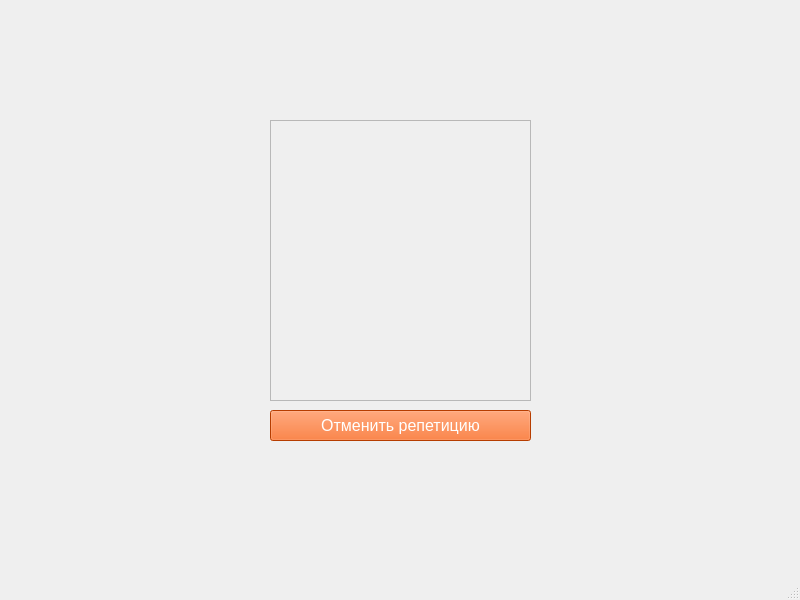
<?xml version="1.0" encoding="UTF-8"?>
<ui version="4.0">
 <class>MainWindow</class>
 <widget class="QMainWindow" name="MainWindow">
  <property name="geometry">
   <rect>
    <x>0</x>
    <y>0</y>
    <width>800</width>
    <height>600</height>
   </rect>
  </property>
  <property name="windowTitle">
   <string>MainWindow</string>
  </property>
  <widget class="QWidget" name="centralwidget">
   <widget class="QPushButton" name="cancel_button">
    <property name="geometry">
     <rect>
      <x>270</x>
      <y>410</y>
      <width>261</width>
      <height>31</height>
     </rect>
    </property>
    <property name="font">
     <font>
      <pointsize>12</pointsize>
     </font>
    </property>
    <property name="styleSheet">
     <string notr="true">background-color: rgb(255, 85, 0);
color: rgb(255, 255, 255);</string>
    </property>
    <property name="text">
     <string>Отменить репетицию</string>
    </property>
   </widget>
   <widget class="QScrollArea" name="reh_scroll">
    <property name="geometry">
     <rect>
      <x>270</x>
      <y>120</y>
      <width>261</width>
      <height>281</height>
     </rect>
    </property>
    <property name="widgetResizable">
     <bool>true</bool>
    </property>
    <widget class="QWidget" name="scrollAreaWidgetContents">
     <property name="geometry">
      <rect>
       <x>0</x>
       <y>0</y>
       <width>259</width>
       <height>279</height>
      </rect>
     </property>
    </widget>
   </widget>
  </widget>
  <widget class="QMenuBar" name="menubar">
   <property name="geometry">
    <rect>
     <x>0</x>
     <y>0</y>
     <width>800</width>
     <height>18</height>
    </rect>
   </property>
  </widget>
  <widget class="QStatusBar" name="statusbar"/>
 </widget>
 <resources/>
 <connections/>
</ui>
